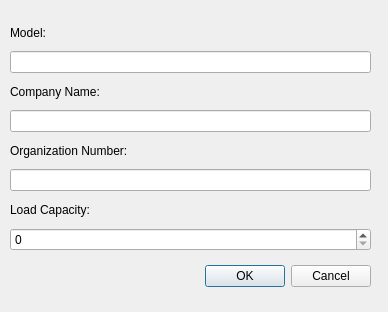
<?xml version="1.0" encoding="UTF-8"?>
<ui version="4.0">
 <class>editCVanDialog</class>
 <widget class="QDialog" name="editCVanDialog">
  <property name="geometry">
   <rect>
    <x>0</x>
    <y>0</y>
    <width>388</width>
    <height>312</height>
   </rect>
  </property>
  <property name="windowTitle">
   <string>Edit company van</string>
  </property>
  <widget class="QDialogButtonBox" name="buttonBox">
   <property name="geometry">
    <rect>
     <x>30</x>
     <y>260</y>
     <width>341</width>
     <height>32</height>
    </rect>
   </property>
   <property name="orientation">
    <enum>Qt::Horizontal</enum>
   </property>
   <property name="standardButtons">
    <set>QDialogButtonBox::Cancel|QDialogButtonBox::Ok</set>
   </property>
  </widget>
  <widget class="QWidget" name="layoutWidget_9">
   <property name="geometry">
    <rect>
     <x>10</x>
     <y>20</y>
     <width>361</width>
     <height>231</height>
    </rect>
   </property>
   <layout class="QVBoxLayout" name="verticalLayout_17">
    <item>
     <widget class="QLabel" name="label_49">
      <property name="text">
       <string>Model:</string>
      </property>
     </widget>
    </item>
    <item>
     <widget class="QLineEdit" name="model_CV"/>
    </item>
    <item>
     <widget class="QLabel" name="label_51">
      <property name="text">
       <string>Company Name:</string>
      </property>
     </widget>
    </item>
    <item>
     <widget class="QLineEdit" name="comname_CV"/>
    </item>
    <item>
     <widget class="QLabel" name="label_52">
      <property name="text">
       <string>Organization Number:</string>
      </property>
     </widget>
    </item>
    <item>
     <widget class="QLineEdit" name="orgnr_CV"/>
    </item>
    <item>
     <widget class="QLabel" name="label_54">
      <property name="text">
       <string>Load Capacity:</string>
      </property>
     </widget>
    </item>
    <item>
     <widget class="QSpinBox" name="loacap_CV">
      <property name="maximum">
       <number>999999</number>
      </property>
     </widget>
    </item>
   </layout>
  </widget>
 </widget>
 <resources/>
 <connections>
  <connection>
   <sender>buttonBox</sender>
   <signal>accepted()</signal>
   <receiver>editCVanDialog</receiver>
   <slot>accept()</slot>
   <hints>
    <hint type="sourcelabel">
     <x>248</x>
     <y>254</y>
    </hint>
    <hint type="destinationlabel">
     <x>157</x>
     <y>274</y>
    </hint>
   </hints>
  </connection>
  <connection>
   <sender>buttonBox</sender>
   <signal>rejected()</signal>
   <receiver>editCVanDialog</receiver>
   <slot>reject()</slot>
   <hints>
    <hint type="sourcelabel">
     <x>316</x>
     <y>260</y>
    </hint>
    <hint type="destinationlabel">
     <x>286</x>
     <y>274</y>
    </hint>
   </hints>
  </connection>
 </connections>
</ui>
